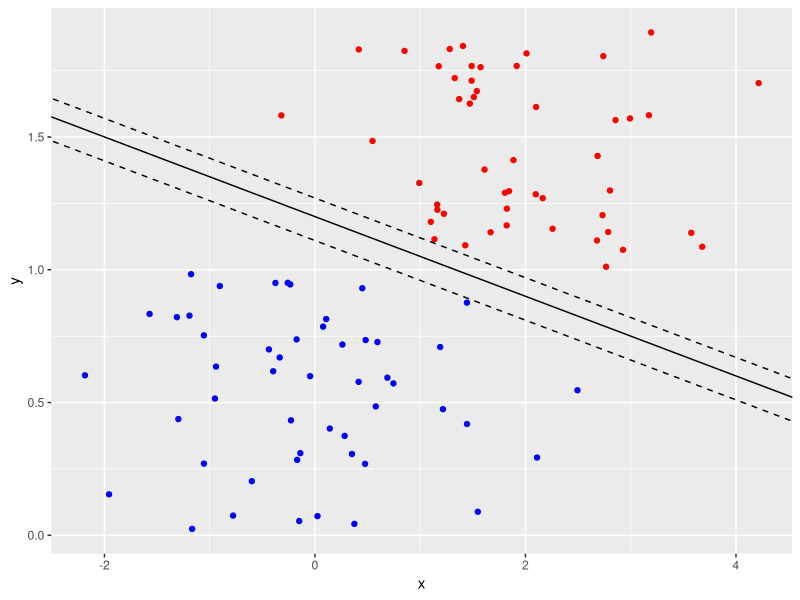
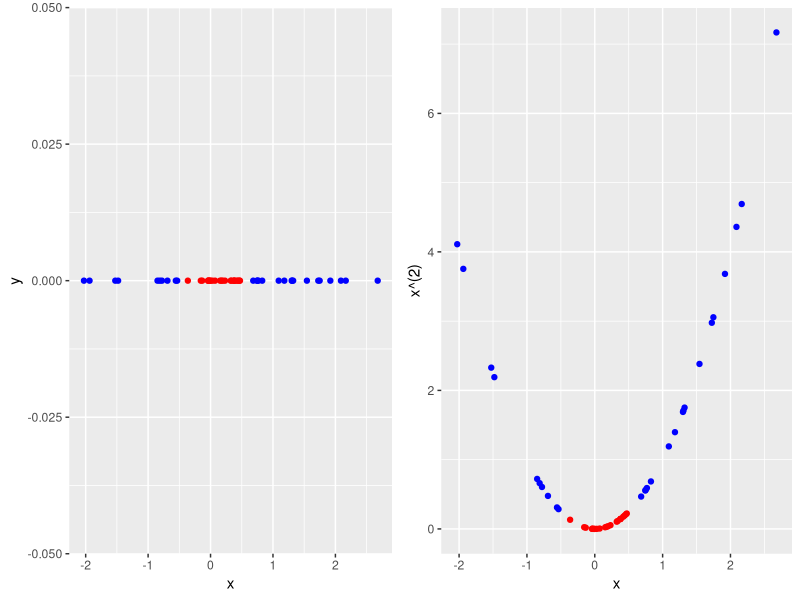

Recreate these plots in R, in order.
## ---- chunk 1
knitr::opts_chunk$set(echo = TRUE)
library(tidyverse)
library(ggplot2)
library(gridExtra)
## ---- chunk 2
set.seed(69)
dot1 <- data.frame(x = rnorm(50,0,1), y= runif(50,0,1))

dot2 <- data.frame(x = rnorm(50,2,1), y= runif(50,1,2))

ggplot(data = dot1, aes(x=x,y=y)) +
    geom_point(colour = "blue") +
    geom_point(data = dot2, aes(x=x,y=y),colour = "red") +
    geom_abline(intercept = 1.2,slope = -0.15) + 
    geom_abline(intercept = 1.27,slope = -0.15,linetype = "dashed")+
    geom_abline(intercept = 1.11,slope = -0.15,linetype = "dashed")

## ---- chunk 3

xx <- data.frame(x = rnorm(50,0,1), y= rep(0,50))

xx_20 <- xx %>% filter(x>-0.5) %>% filter(x<0.5)
xx_small <- xx %>% filter(x< -0.5)
xx_bigg <- xx %>% filter(0.5 < x)
xx_80 <- rbind(xx_small,xx_bigg)

plot1 <- ggplot(data = xx_80, aes(x=x,y=y)) +
    geom_point(colour = "blue") +
    geom_point(data = xx_20, aes(x=x,y=y),colour = "red")

plot2 <- ggplot(data = xx_80, aes(x=x,y=x^(2))) +
    geom_point(colour = "blue") +
    geom_point(data = xx_20, aes(x=x,y=x^(2)),colour = "red")

grid.arrange(plot1,plot2,ncol=2)

